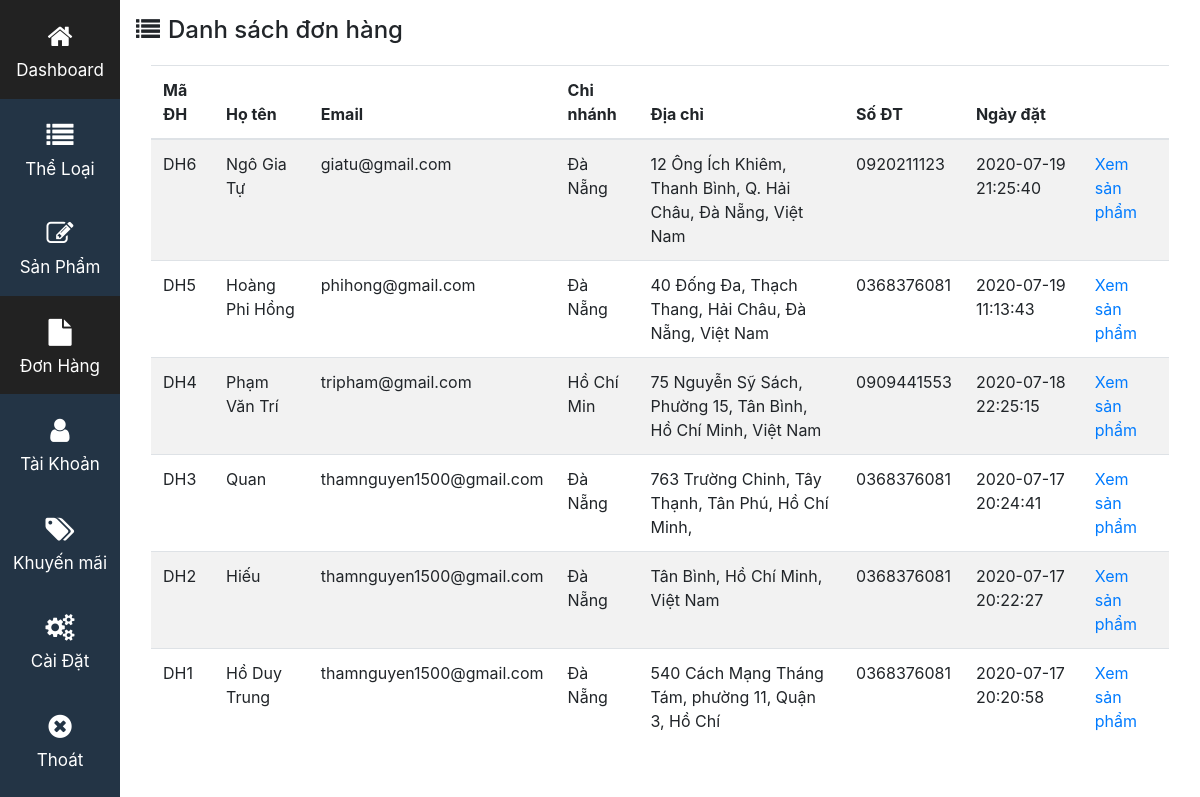
/Admin/?menu=donhang (signed in), run on the app's committed database.
### tables this page shows
CREATE TABLE IF NOT EXISTS `donhang` (
  `maDH` varchar(5) NOT NULL,
  `hoten` varchar(30) NOT NULL,
  `email` varchar(30) NOT NULL,
  `chinhanh` varchar(30) NOT NULL,
  `DiaChiNhanHang` varchar(300) NOT NULL,
  `SoDT` varchar(10) NOT NULL,
  `ngaydat` timestamp NOT NULL DEFAULT CURRENT_TIMESTAMP,
  PRIMARY KEY (`maDH`)
);

### Admin/chucnang/donhang/index.php (the view, shortened to what this page needs)
<?php
	include('./chucnang/connect.php');
	$cmd2='select * from donhang order by ngaydat DESC ';
	$limit=6;
	if(isset($_GET['page']))
		$start=(((int) $_GET['page'])-1)*$limit;
	else
		$start=0;
	$donhang=$conn->prepare($cmd2.' limit '.$start.','.$limit);
	$donhang->execute();
?>
<h4><i class="fa fa-list mr-2 my-3"></i>Danh sách đơn hàng</h4>
<div class="col-12">
<table class="table table-striped">
   <thead>
      <tr>
  		 <th>Mã ĐH</th>
         <th>Họ tên</th>
         <th>Email</th>
         <th>Chi nhánh</th>
         <th>Địa chỉ</th>
         <th>Số ĐT</th>
         <th>Ngày đặt</th>
         <th></th>
      </tr>
   </thead>
   <tbody>
   	<?php
   		while ($row=$donhang->fetch(PDO::FETCH_ASSOC)) {
   			echo '
				<tr>
			      	 <td>'.$row['maDH'].'</td>
			         <td>'.$row['hoten'].'</td>
					 <td>'.$row['email'].'</td>
					 <td>'.$row['chinhanh'].'</td>
					 <td>'.$row['DiaChiNhanHang'].'</td>
					 <td>'.$row['SoDT'].'</td>
					 <td>'.$row['ngaydat'].'</td>
					 <td><a href="./chucnang/donhang/xem.php?maDH='.$row['maDH'].'">Xem sản phẩm</a></td>
			      </tr>
   			';
   		}
   	?>
   </tbody>
</table>
</div><br>

### Admin/style.css (style rules this page uses)
* { padding: 0; margin: 0; }

### data on the page
donhang: maDH "DH6", hoten "Ngô Gia Tự", email "giatu@gmail.com", chinhanh "Đà Nẵng", DiaChiNhanHang "12 Ông Ích Khiêm, Thanh Bình, Q. Hải Châu, Đà Nẵng, Việt Nam", SoDT "0920211123", ngaydat "2020-07-19 21:25:40"
donhang: maDH "DH5", hoten "Hoàng Phi Hồng", email "phihong@gmail.com", chinhanh "Đà Nẵng", DiaChiNhanHang "40 Đống Đa, Thạch Thang, Hải Châu, Đà Nẵng, Việt Nam", SoDT "0368376081", ngaydat "2020-07-19 11:13:43"
donhang: maDH "DH4", hoten "Phạm Văn Trí", email "tripham@gmail.com", chinhanh "Hồ Chí Min", DiaChiNhanHang "75 Nguyễn Sỹ Sách, Phường 15, Tân Bình, Hồ Chí Minh, Việt Nam", SoDT "0909441553", ngaydat "2020-07-18 22:25:15"
donhang: maDH "DH3", hoten "Quan", email "thamnguyen1500@gmail.com", chinhanh "Đà Nẵng", DiaChiNhanHang "763 Trường Chinh, Tây Thạnh, Tân Phú, Hồ Chí Minh,", SoDT "0368376081", ngaydat "2020-07-17 20:24:41"
donhang: maDH "DH2", hoten "Hiếu", email "thamnguyen1500@gmail.com", chinhanh "Đà Nẵng", DiaChiNhanHang "Tân Bình, Hồ Chí Minh, Việt Nam", SoDT "0368376081", ngaydat "2020-07-17 20:22:27"
donhang: maDH "DH1", hoten "Hồ Duy Trung", email "thamnguyen1500@gmail.com", chinhanh "Đà Nẵng", DiaChiNhanHang "540 Cách Mạng Tháng Tám, phường 11, Quận 3, Hồ Chí", SoDT "0368376081", ngaydat "2020-07-17 20:20:58"
